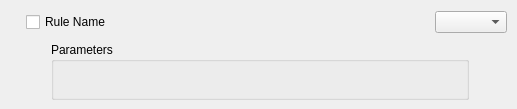
<?xml version="1.0" encoding="UTF-8"?>
<ui version="4.0">
 <class>ComplianceRuleEntryWidget</class>
 <widget class="QWidget" name="ComplianceRuleEntryWidget">
  <property name="geometry">
   <rect>
    <x>0</x>
    <y>0</y>
    <width>517</width>
    <height>109</height>
   </rect>
  </property>
  <property name="windowTitle">
   <string>Form</string>
  </property>
  <layout class="QVBoxLayout" name="verticalLayout" stretch="0,1">
   <property name="spacing">
    <number>0</number>
   </property>
   <property name="leftMargin">
    <number>0</number>
   </property>
   <property name="rightMargin">
    <number>0</number>
   </property>
   <property name="bottomMargin">
    <number>0</number>
   </property>
   <item>
    <layout class="QHBoxLayout" name="m_entryLayout">
     <item>
      <widget class="Spire::UI::ExpandButton" name="m_expandButton" native="true">
       <property name="sizePolicy">
        <sizepolicy hsizetype="Fixed" vsizetype="Fixed">
         <horstretch>0</horstretch>
         <verstretch>0</verstretch>
        </sizepolicy>
       </property>
       <property name="minimumSize">
        <size>
         <width>16</width>
         <height>16</height>
        </size>
       </property>
       <property name="maximumSize">
        <size>
         <width>16</width>
         <height>16</height>
        </size>
       </property>
      </widget>
     </item>
     <item>
      <spacer name="m_expandToDeleteSpacer">
       <property name="orientation">
        <enum>Qt::Horizontal</enum>
       </property>
       <property name="sizeType">
        <enum>QSizePolicy::Fixed</enum>
       </property>
       <property name="sizeHint" stdset="0">
        <size>
         <width>10</width>
         <height>20</height>
        </size>
       </property>
      </spacer>
     </item>
     <item>
      <widget class="QCheckBox" name="m_ruleLabel">
       <property name="text">
        <string>Rule Name</string>
       </property>
      </widget>
     </item>
     <item>
      <spacer name="m_rightSideSpacer">
       <property name="orientation">
        <enum>Qt::Horizontal</enum>
       </property>
       <property name="sizeHint" stdset="0">
        <size>
         <width>40</width>
         <height>20</height>
        </size>
       </property>
      </spacer>
     </item>
     <item>
      <widget class="QComboBox" name="m_stateComboBox"/>
     </item>
     <item>
      <spacer name="horizontalSpacer">
       <property name="orientation">
        <enum>Qt::Horizontal</enum>
       </property>
       <property name="sizeType">
        <enum>QSizePolicy::Fixed</enum>
       </property>
       <property name="sizeHint" stdset="0">
        <size>
         <width>10</width>
         <height>20</height>
        </size>
       </property>
      </spacer>
     </item>
    </layout>
   </item>
   <item>
    <widget class="QWidget" name="m_parametersWidget" native="true">
     <layout class="QHBoxLayout" name="horizontalLayout">
      <item>
       <spacer name="m_parametersLeftSpacer">
        <property name="orientation">
         <enum>Qt::Horizontal</enum>
        </property>
        <property name="sizeType">
         <enum>QSizePolicy::Fixed</enum>
        </property>
        <property name="sizeHint" stdset="0">
         <size>
          <width>42</width>
          <height>20</height>
         </size>
        </property>
       </spacer>
      </item>
      <item>
       <widget class="QGroupBox" name="m_parametersGroupBox">
        <property name="title">
         <string>Parameters</string>
        </property>
        <layout class="QFormLayout" name="m_parametersLayout">
         <property name="fieldGrowthPolicy">
          <enum>QFormLayout::AllNonFixedFieldsGrow</enum>
         </property>
         <property name="labelAlignment">
          <set>Qt::AlignRight|Qt::AlignTrailing|Qt::AlignVCenter</set>
         </property>
         <property name="formAlignment">
          <set>Qt::AlignLeading|Qt::AlignLeft|Qt::AlignTop</set>
         </property>
         <property name="horizontalSpacing">
          <number>6</number>
         </property>
        </layout>
       </widget>
      </item>
      <item>
       <spacer name="m_parametersRightSpacer">
        <property name="orientation">
         <enum>Qt::Horizontal</enum>
        </property>
        <property name="sizeType">
         <enum>QSizePolicy::Fixed</enum>
        </property>
        <property name="sizeHint" stdset="0">
         <size>
          <width>39</width>
          <height>20</height>
         </size>
        </property>
       </spacer>
      </item>
     </layout>
    </widget>
   </item>
  </layout>
 </widget>
 <customwidgets>
  <customwidget>
   <class>Spire::UI::ExpandButton</class>
   <extends>QWidget</extends>
   <header>Spire/UI/ExpandButton.hpp</header>
   <container>1</container>
  </customwidget>
 </customwidgets>
 <resources/>
 <connections/>
</ui>
